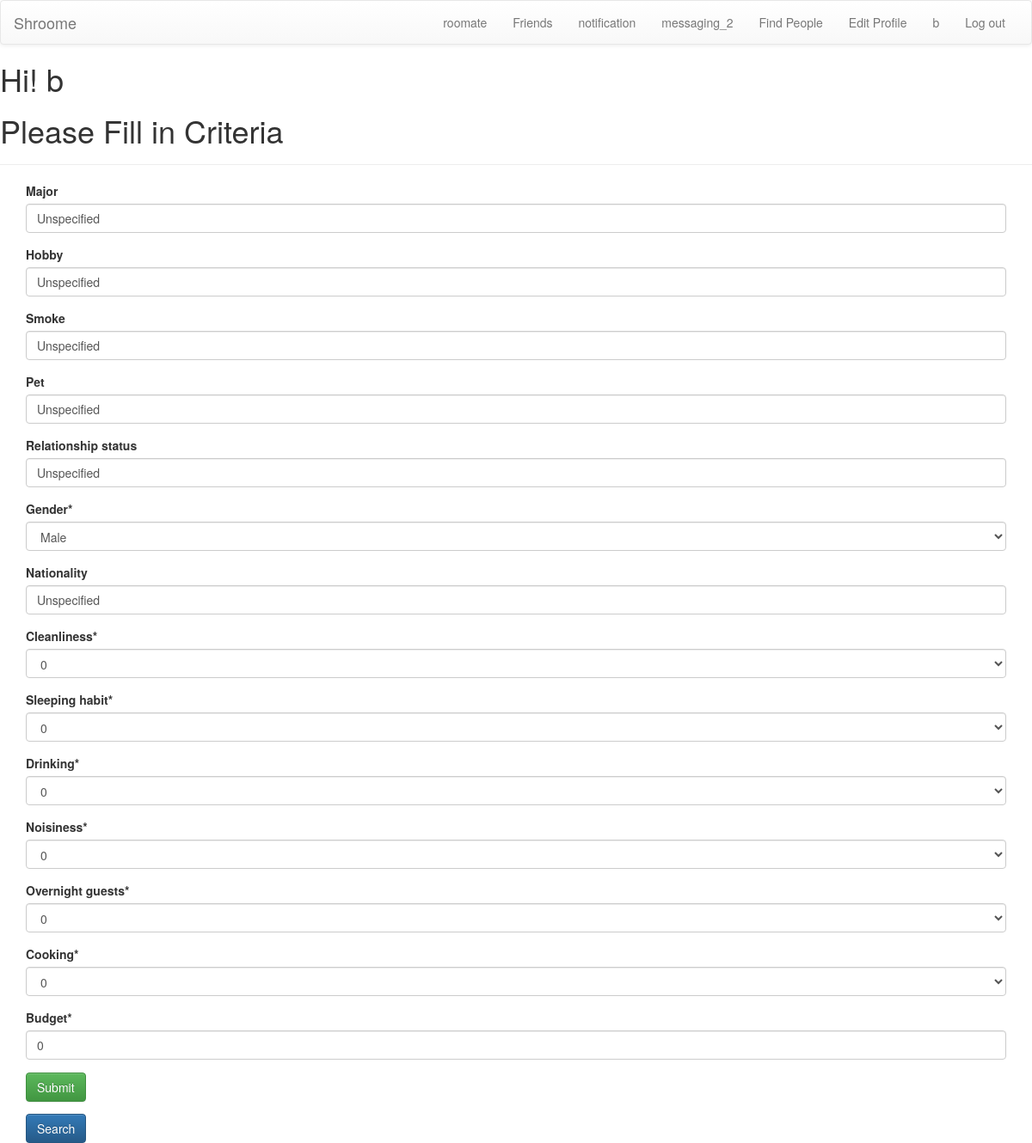
The page /roomate/ (signed in) on the database as committed earlier.
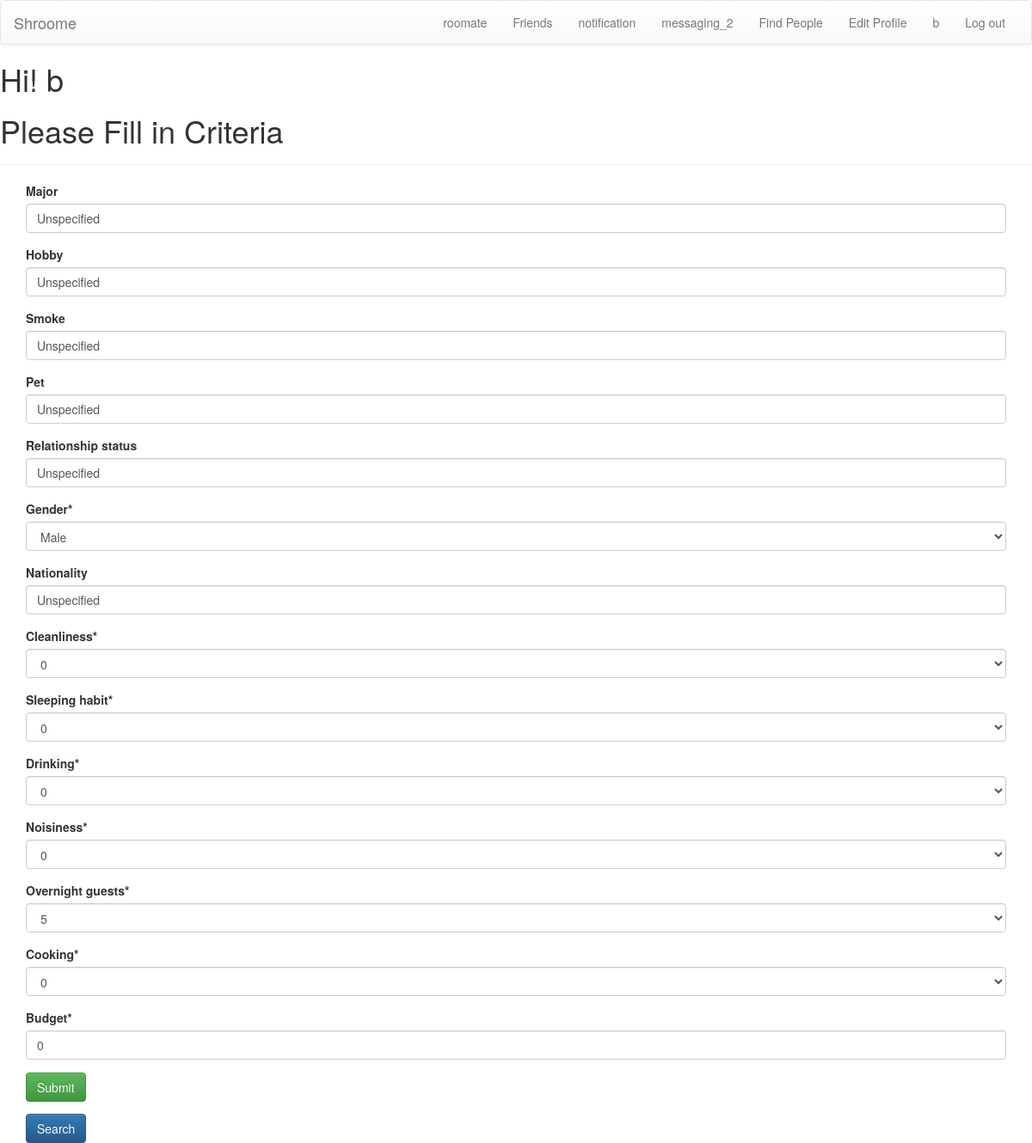
The same page on the database as committed later.
### roomate/models.py (models this page shows)
class Criteria(models.Model):
	user_uuid = models.UUIDField(default=uuid.uuid4, editable=False)
	major = models.CharField(max_length=50,null=True,blank=True,default = "Unspecified")
	hobby = models.CharField(max_length=50,null=True,blank=True,default = "Unspecified")
	smoke = models.CharField(max_length=50,null=True,blank=True,default = "Unspecified")
	pet = models.CharField(max_length=50,null=True,blank=True,default = "Unspecified")
	relationship_status = models.CharField(max_length=50,null=True,blank=True,default = "Unspecified")
	gender = models.CharField(max_length=1,choices=constants.GENDER_CHOICES,default='U')
	nationality = models.CharField(max_length=50,null=True,blank=True,default = "Unspecified")
	cleanliness = models.IntegerField(choices= constants.LEVEL,default = 0)
	sleeping_habit = models.IntegerField(choices= constants.LEVEL,default = 0)
	drinking = models.IntegerField(choices= constants.LEVEL,default = 0)
	noisiness = models.IntegerField(choices= constants.LEVEL,default = 0)
	overnight_guests = models.IntegerField(choices= constants.LEVEL,default = 0)
	cooking = models.IntegerField(choices= constants.LEVEL,default = 0)
	budget = models.IntegerField(default = 0)

### roomate/views.py (the view)
# urls.py: url(r'^roomate/$','roomate.views.criteria_view',name='criteria_view'),
def criteria_view(request):
	currentUser = Profile.objects.get(user=request.user)
	form = CriteriaForm(request.POST or None , instance = currentUser.searchCriteria or None)
	if request.method == "POST":
		if form.is_valid():
			print request.POST
			searchCriteriaForm = form.save()
			currentUser.searchCriteria = searchCriteriaForm
			currentUser.save()
	context ={'form':form}
	return render(request,'roomate.html',context)

### roomate/forms.py
class CriteriaForm(ModelForm):
	class Meta:
		model = Criteria
		exclude = ['user_uuid']

### templates/roomate.html
{% load staticfiles %}
{% load crispy_forms_tags %}
<html>
	<body>
		<link rel="stylesheet" href="{% static "myprofile.css" %}">
		{% include 'navbar.html' %}
		<h1>Hi! {{ user.username }}</h1>
		<h1> Please Fill in Criteria </h1>
		<hr>
		<div class = "container">
				    	<form action="" method="post">{% csrf_token %}
							{{ form | crispy }}
					        <input class='btn btn-success' type="submit" value="Submit" />
           				</form>
           				<a href = "../match_result" class = 'btn btn-primary'> Search</a>
		</div>
	</body>
</html>

### templates/navbar.html (shortened to what this page needs)
{% load crispy_forms_tags %}
  <link rel="stylesheet" href="https://maxcdn.bootstrapcdn.com/bootstrap/3.3.5/css/bootstrap.min.css">
  <link rel="stylesheet" href="https://maxcdn.bootstrapcdn.com/bootstrap/3.3.5/css/bootstrap-theme.min.css">
  <link rel="stylesheet" href="">
<nav class="navbar navbar-default ">
    <div class="container-fluid">
        <div class="navbar-header">
            <a class="navbar-brand" href="/">Shroome</a>
        </div>
        <div class="collapse navbar-collapse" id="navbar-collapse">
            <ul class="nav navbar-nav navbar-right ">
				{% if user.is_authenticated %}
          <li class = "navbar-menu"><a href="http://{{ request.get_host }}/roomate">roomate</a></li>
			        <li class = "navbar-menu"><a href="http://{{ request.get_host }}/show_friends/"> Friends</a></li>
					<li class = "navbar-menu"><a href="http://{{ request.get_host }}/notification/">notification</a></li>
 					<li class = "navbar-menu"><a href="http://{{ request.get_host }}/messaging_2/">messaging_2</a></li>
					<li class = "navbar-menu"><a href="http://{{ request.get_host }}/find_people/">Find People</a></li>
			        <li class = "navbar-menu"><a href="http://{{ request.get_host }}/edit_profile/"> Edit Profile</a></li>
			        <li class = "navbar-menu"><a href="http://{{ request.get_host }}/myprofile/"> {{user.username}}</a></li>
			        <li class = "navbar-menu" id = "logout-button"><a href="http://{{ request.get_host }}/logout/">Log out</a></li>
			    {% endif %}
  			</ul>
        </div>
    </div>
</nav>

### static/myprofile.css (style rules this page uses)
body { background-color: #b0c4de; }

Rows that differ between the two databases and show on the page:
changed Criteria "Unspecified": overnight_guests "0" → "5"
